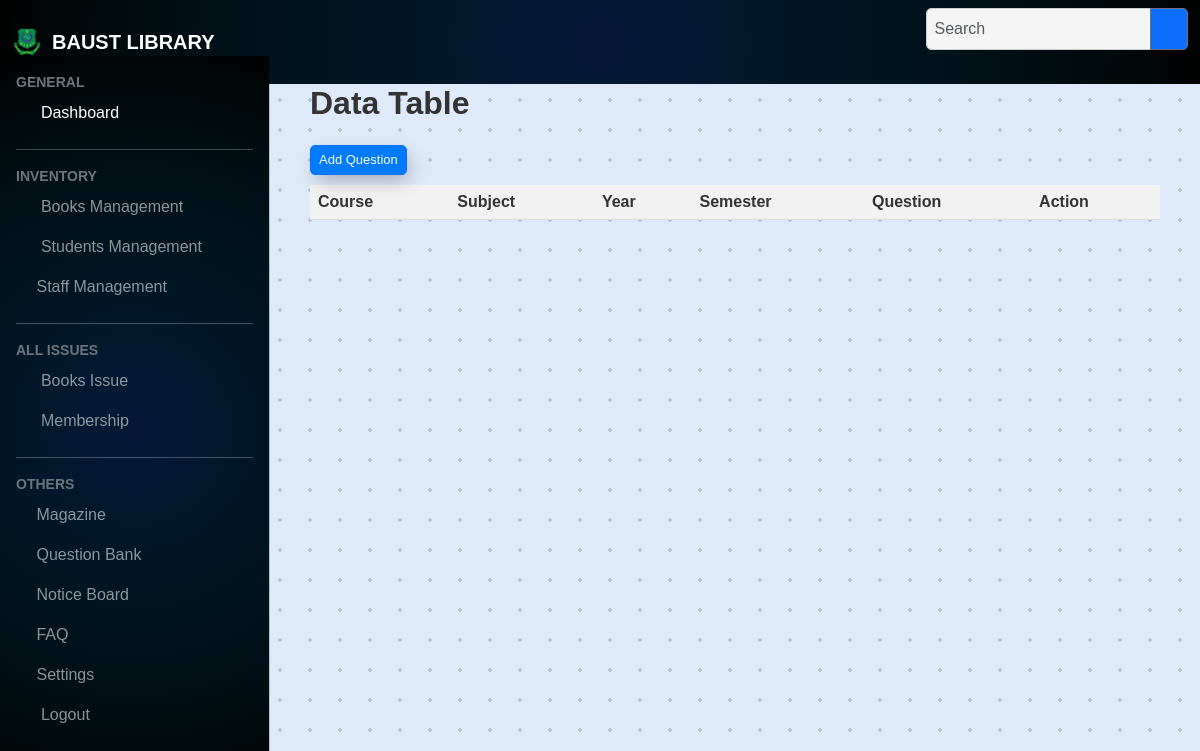
The page /Question_bank/qb_read.php on the database as committed earlier.
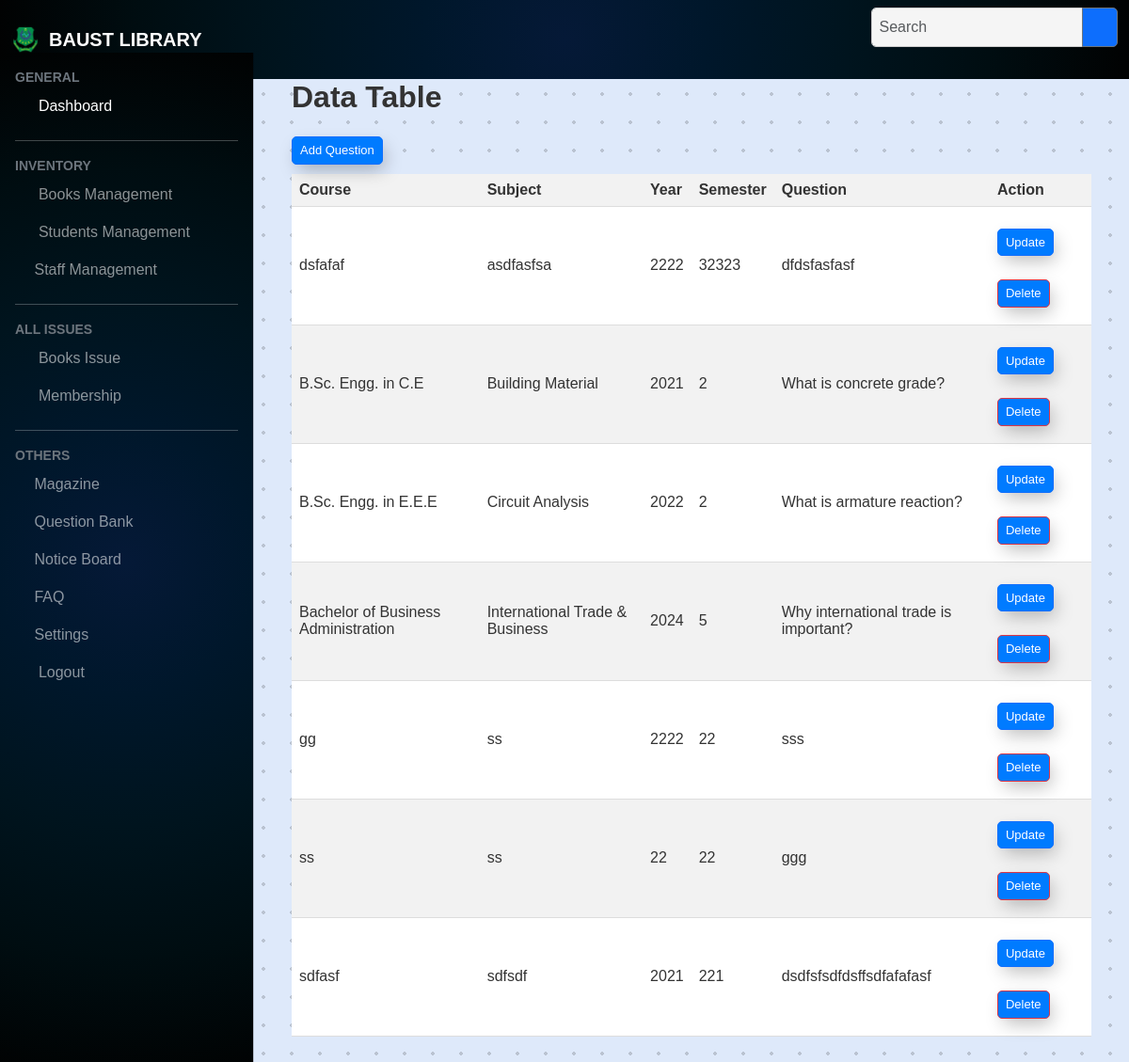
The same page on the database as committed later.
### tables this page shows
CREATE TABLE `previous_questions` (
  `id` int(11) NOT NULL,
  `course` varchar(100) DEFAULT NULL,
  `subject` varchar(100) DEFAULT NULL,
  `year` int(11) DEFAULT NULL,
  `semester` int(11) DEFAULT NULL,
  `question` text DEFAULT NULL
);

### Question_bank/qb_read.php (the view, shortened to what the changed rows need)
</html>
<!DOCTYPE html>
<html lang="en">
<head>
  <link href="<?php echo BASE_URL ?>assets/css/bootstrap.min.css" rel="stylesheet" />
  <link href="<?php echo BASE_URL ?>assets/css/dataTables.bootstrap5.min.css" rel="stylesheet" />
  <link rel="stylesheet" href="<?php echo BASE_URL ?>assets/css/style.css" />
  <link rel="stylesheet" href="styles.css">
</head>
<body class="container1">
  <main class="mt-5 pt-3" style="box-sizing:border-box; padding: 20px">
    </head>
    <h2 mt-5>Data Table</h2>
    <table id="questionTable">
      <thead>
        <tr>
          <th>Course</th>
          <th>Subject</th>
          <th>Year</th>
          <th>Semester</th>
          <th>Question</th>
          <th>Action</th>
        </tr>
      </thead>
      <tbody>
        <?php
        $db_server = "localhost";
        $db_user = "root";
        $db_pass = "";
        $db_name = "lms";
        $conn = mysqli_connect($db_server, $db_user, $db_pass, $db_name);
        $sql = "SELECT * FROM previous_questions";
        $result = $conn->query($sql);
        while ($row = $result->fetch_assoc()) {
          echo "<tr>
              <td>" . $row['course'] . "</td>
              <td>" . $row['subject'] . "</td>
              <td>" . $row["year"] . "</td>
              <td>" . $row["semester"] . "</td>
              <td>" . $row["question"] . "</td>
              <td>
                <a class='btn btn-primary btn-sm' href='qb_update.php?id=$row[id]' target='_BLANK'>Update</a>
                <a class='btn btn-danger btn-sm' href='qb_delete.php?id=$row[id]'>Delete</a>
              </td>
            </tr>";
        }
        ?>
      </tbody>
    </table>
  </main>
  <?php include_once(DIR_URL . "include/footer.php") ?>

Rows that differ between the two databases and show on the page:
added previous_questions: course "dsfafaf", subject "asdfasfsa", year "2222", semester "32323", question "dfdsfasfasf"
added previous_questions: course "B.Sc. Engg. in C.E", subject "Building Material", year "2021", semester "2", question "What is concrete grade?"
added previous_questions: course "B.Sc. Engg. in E.E.E", subject "Circuit Analysis", year "2022", semester "2", question "What is armature reaction?"
added previous_questions: course "Bachelor of Business Administration", subject "International Trade & Business", year "2024", semester "5", question "Why international trade is important?"
added previous_questions: course "gg", subject "ss", year "2222", semester "22", question "sss"
added previous_questions: course "ss", subject "ss", year "22", semester "22", question "ggg"
added previous_questions: course "sdfasf", subject "sdfsdf", year "2021", semester "221", question "dsdfsfsdfdsffsdfafafasf"
